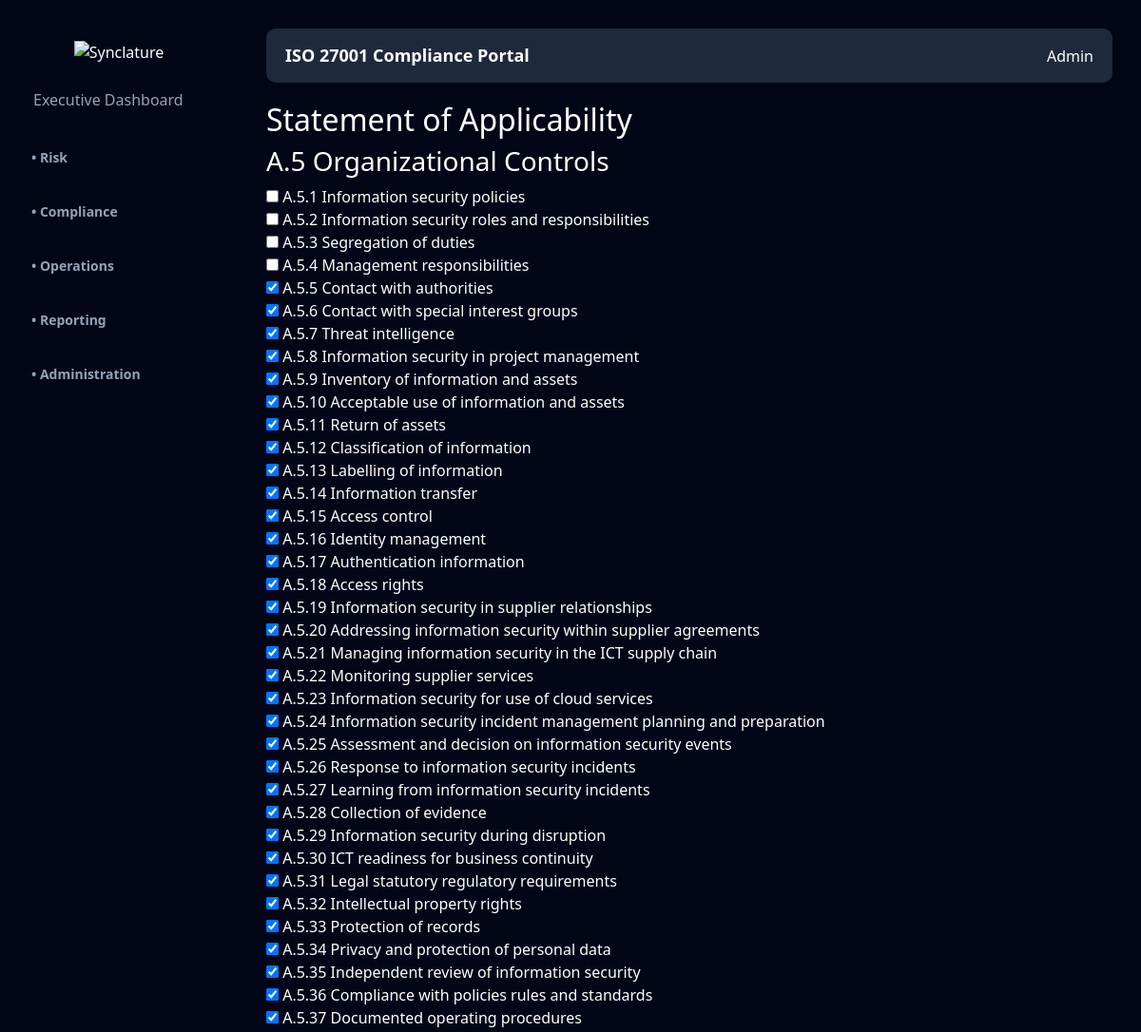
Before: /statement-of-applicability (upper part) with the older database file.
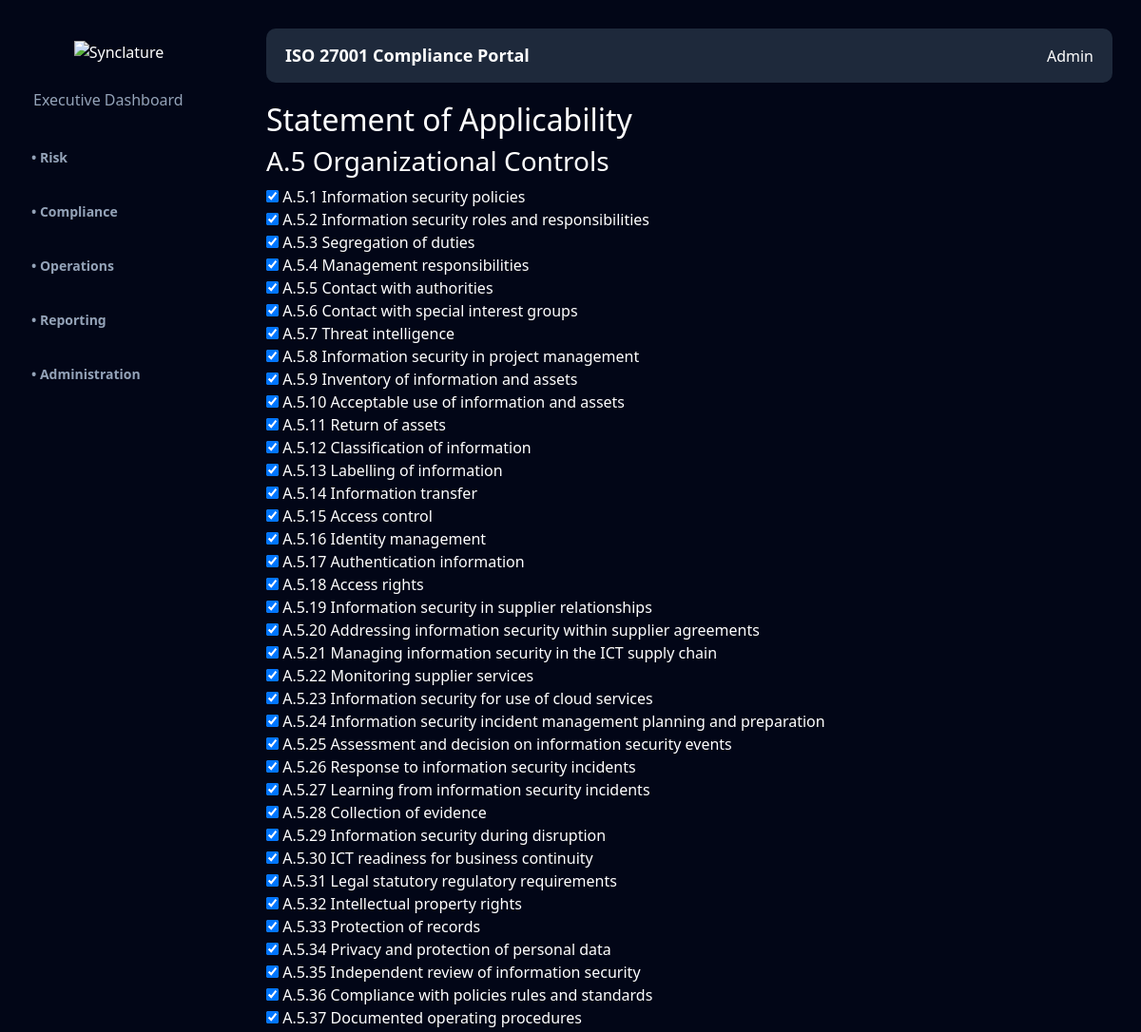
After: the same page with the newer database file.
### models.py (models this page shows)
class SoAControl(db.Model):
    id = db.Column(db.Integer, primary_key=True)
    control_name = db.Column(db.String(200), unique=True)
    applicable = db.Column(db.Boolean, default=True)

### app.py (the view, shortened to what this page needs)
@app.route("/statement-of-applicability", methods=["GET", "POST"])
def statement_of_applicability():
    from iso_controls import ISO_CONTROLS
    records = SoAControl.query.all()
    status = {r.control_name: r.applicable for r in records}
    return render_template(
        "pages/soa.html",
        controls=ISO_CONTROLS,
        status=status
    )

### app.py (called while the page is built)
@app.context_processor
def inject_theme():
    return dict(theme=session.get("theme", "dark"))

### templates/pages/soa.html (shortened to what this page needs)
{% extends "base.html" %}
{% block content %}
<h2>Statement of Applicability</h2>
<form method="POST">
{% for section, controls in controls.items() %}
<h3>{{ section }}</h3>
{% for control in controls %}
<label>
<input type="checkbox" name="{{ control }}"
{% if status.get(control, True) %}checked{% endif %}
>
{{ control }}
</label>
<br>
{% endfor %}
<br>
{% endfor %}
</form>
{% endblock %}

Changed rows visible on the page:
changed SoAControl "A.5.1 Information security policies": control "☐" → "☑"
changed SoAControl "A.5.2 Information security roles and responsibilities": control "☐" → "☑"
changed SoAControl "A.5.3 Segregation of duties": control "☐" → "☑"
changed SoAControl "A.5.4 Management responsibilities": control "☐" → "☑"
